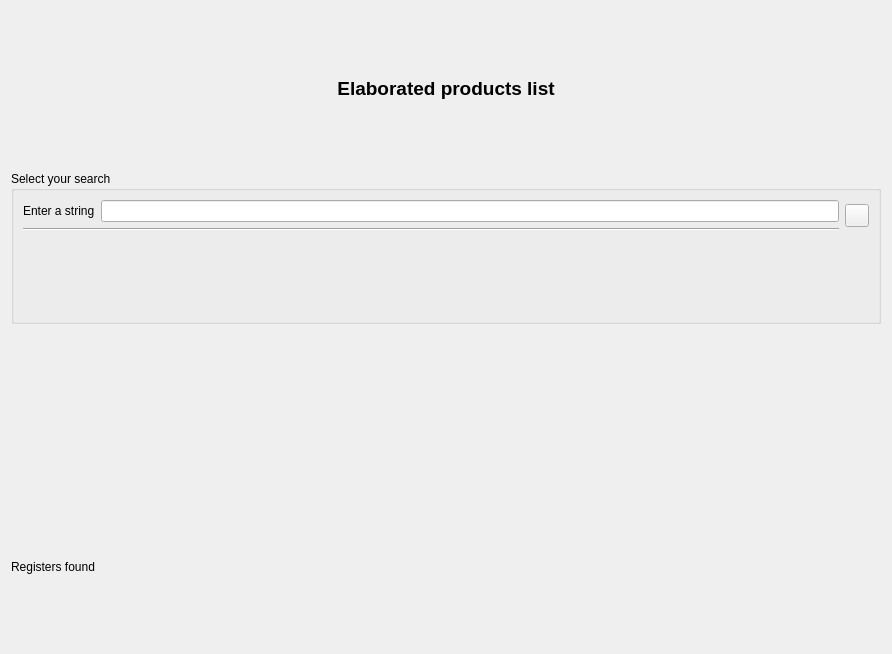
<?xml version="1.0" encoding="UTF-8"?>
<ui version="4.0">
 <class>wdgProductsElaborated</class>
 <widget class="QWidget" name="wdgProductsElaborated">
  <property name="geometry">
   <rect>
    <x>0</x>
    <y>0</y>
    <width>892</width>
    <height>654</height>
   </rect>
  </property>
  <layout class="QHBoxLayout" name="horizontalLayout_4">
   <item>
    <layout class="QVBoxLayout" name="verticalLayout_3">
     <item>
      <widget class="QLabel" name="lbl">
       <property name="font">
        <font>
         <pointsize>14</pointsize>
         <weight>75</weight>
         <bold>true</bold>
        </font>
       </property>
       <property name="text">
        <string>Elaborated products list</string>
       </property>
       <property name="alignment">
        <set>Qt::AlignCenter</set>
       </property>
      </widget>
     </item>
     <item>
      <widget class="QGroupBox" name="groupBox">
       <property name="sizePolicy">
        <sizepolicy hsizetype="Preferred" vsizetype="Preferred">
         <horstretch>0</horstretch>
         <verstretch>0</verstretch>
        </sizepolicy>
       </property>
       <property name="title">
        <string>Select your search</string>
       </property>
       <layout class="QVBoxLayout" name="verticalLayout_2">
        <item>
         <layout class="QHBoxLayout" name="horizontalLayout_3">
          <item>
           <layout class="QVBoxLayout" name="verticalLayout">
            <item>
             <layout class="QHBoxLayout" name="horizontalLayout">
              <item>
               <widget class="QLabel" name="label">
                <property name="text">
                 <string>Enter a string</string>
                </property>
               </widget>
              </item>
              <item>
               <widget class="QLineEdit" name="txt"/>
              </item>
             </layout>
            </item>
            <item>
             <widget class="Line" name="line">
              <property name="orientation">
               <enum>Qt::Horizontal</enum>
              </property>
             </widget>
            </item>
           </layout>
          </item>
          <item>
           <widget class="QToolButton" name="cmd">
            <property name="icon">
             <iconset resource="../images/caloriestracker.qrc">
              <normaloff>:/caloriestracker/search.png</normaloff>:/caloriestracker/search.png</iconset>
            </property>
           </widget>
          </item>
         </layout>
        </item>
        <item>
         <widget class="QLabel" name="label_2">
          <property name="enabled">
           <bool>false</bool>
          </property>
          <property name="text">
           <string/>
          </property>
         </widget>
        </item>
       </layout>
      </widget>
     </item>
     <item>
      <widget class="myQTableWidget" name="tblProductsElaborated" native="true"/>
     </item>
     <item>
      <widget class="QLabel" name="lblFound">
       <property name="text">
        <string>Registers found</string>
       </property>
      </widget>
     </item>
    </layout>
   </item>
  </layout>
  <action name="actionProductNew">
   <property name="icon">
    <iconset resource="../images/caloriestracker.qrc">
     <normaloff>:/caloriestracker/add.png</normaloff>:/caloriestracker/add.png</iconset>
   </property>
   <property name="text">
    <string>New product</string>
   </property>
   <property name="toolTip">
    <string>New user product</string>
   </property>
  </action>
  <action name="actionProductDelete">
   <property name="icon">
    <iconset resource="../images/caloriestracker.qrc">
     <normaloff>:/caloriestracker/list-remove.png</normaloff>:/caloriestracker/list-remove.png</iconset>
   </property>
   <property name="text">
    <string>Delete product</string>
   </property>
   <property name="toolTip">
    <string>Delete user product</string>
   </property>
  </action>
  <action name="actionProductEdit">
   <property name="icon">
    <iconset resource="../images/caloriestracker.qrc">
     <normaloff>:/caloriestracker/document-edit.png</normaloff>:/caloriestracker/document-edit.png</iconset>
   </property>
   <property name="text">
    <string>Edit product</string>
   </property>
   <property name="toolTip">
    <string>Edit product</string>
   </property>
  </action>
 </widget>
 <customwidgets>
  <customwidget>
   <class>myQTableWidget</class>
   <extends>QWidget</extends>
   <header location="global">myqtablewidget</header>
   <container>1</container>
  </customwidget>
 </customwidgets>
 <tabstops>
  <tabstop>txt</tabstop>
 </tabstops>
 <resources>
  <include location="../images/caloriestracker.qrc"/>
 </resources>
 <connections/>
</ui>
